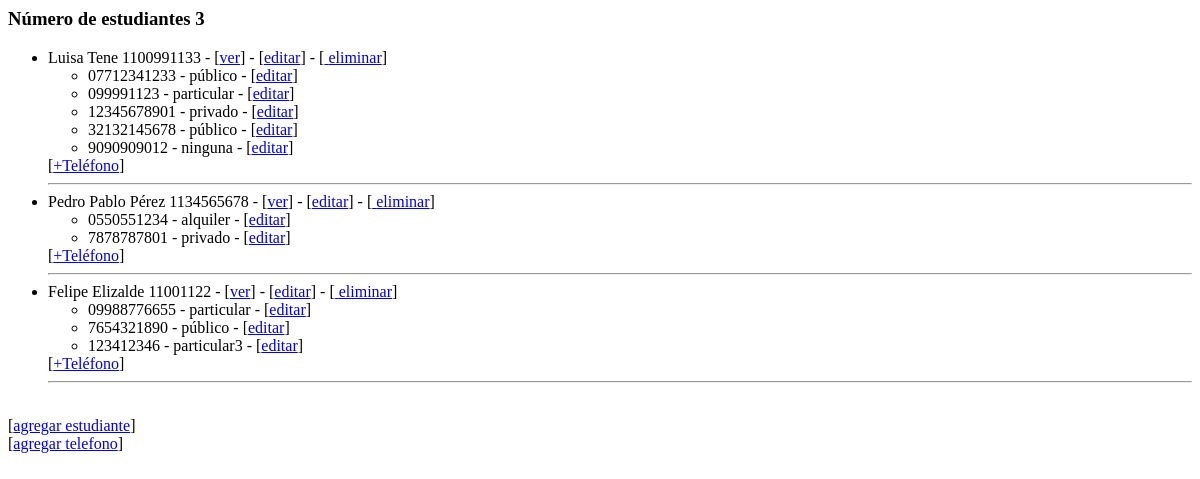
Before: / with the older database file.
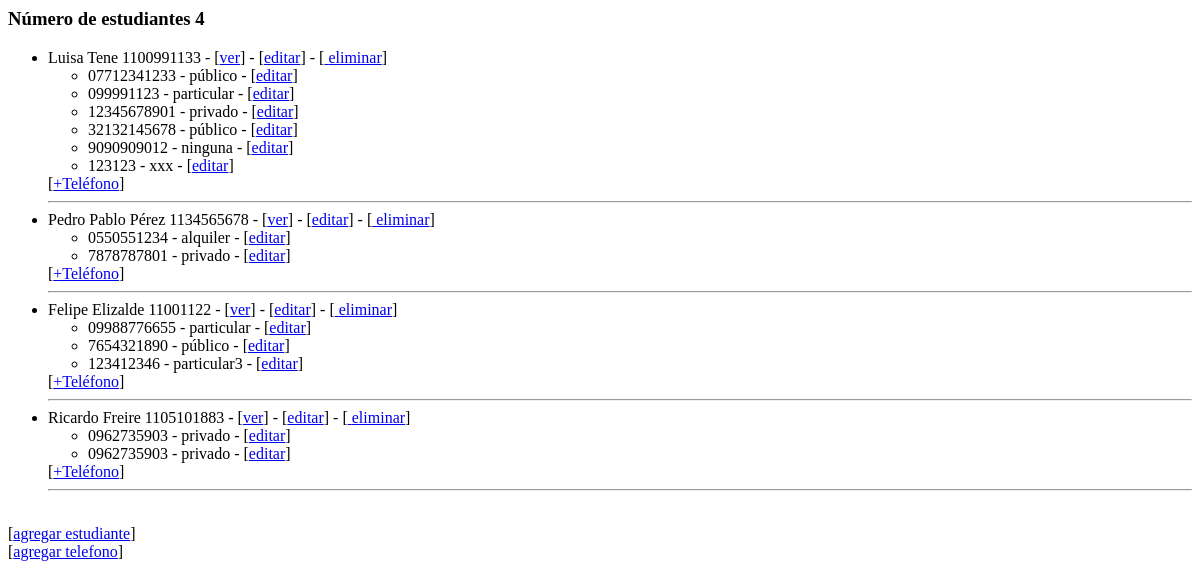
After: the same page with the newer database file.
### administrativo/models.py (models this page shows, shortened)
class Estudiante(models.Model):
    nombre = models.CharField(max_length=30)
    apellido = models.CharField(max_length=30)
    cedula = models.CharField(max_length=30, unique=True)
    def __str__(self):
        return "%s %s %s" % (self.nombre,
                self.apellido,
                self.cedula)

class NumeroTelefonico(models.Model):
    telefono = models.CharField(max_length=100)
    tipo = models.CharField(max_length=100)
    estudiante = models.ForeignKey(Estudiante, on_delete=models.CASCADE,
            related_name="numeros_telefonicos")

### administrativo/views.py (the view)
# urls.py: path('', views.index, name='index'),
def index(request):
    estudiantes = Estudiante.objects.all()
    informacion_template = {'estudiantes': estudiantes, 'numero_estudiantes': len(estudiantes)}
    return render(request, 'index.html', informacion_template)

### administrativo/templates/index.html (shortened to what this page needs)
<h3>Número de estudiantes {{ numero_estudiantes }}</h3>
<ul>
 {% for e in estudiantes %}
  <li>
    {{e}} - [<a href="{% url 'obtener_estudiante' e.id %}">ver</a>] -
    [<a href="{% url 'editar_estudiante' e.id %}">editar</a>] -
    [<a href="{% url 'eliminar_estudiante' e.id %}"
      onclick="return confirm('¿Está seguro de la eliminación?')" >
      eliminar</a>]
      <ul>
        {% for t in e.numeros_telefonicos.all %}
          <li>
            <span>{{t.telefono}} - {{t.tipo}} - [<a href="{% url 'editar_numero_telefonico' t.id %}">editar</a>] </span>
          </li>
        {% endfor %}
      </ul>
    [<a href="{% url 'crear_numero_telefonico_estudiante' e.id%}">+Teléfono</a>]
  </li>
  <hr />
{% endfor %}
</ul>
[<a href="{% url 'crear_estudiante' %}">agregar estudiante</a>]
[<a href="{% url 'crear_numero_telefonico' %}">agregar telefono</a>]

Changed rows visible on the page:
added NumeroTelefonico: telefono "123123", tipo "xxx", shown under Estudiante "Luisa Tene 1100991133"
added Estudiante: nombre+apellido+cedula "Ricardo Freire 1105101883"
added NumeroTelefonico: telefono "0962735903", tipo "privado", shown under "Ricardo Freire 1105101883"
added NumeroTelefonico: telefono "0962735903", tipo "privado", shown under "Ricardo Freire 1105101883"
Other visible differences:
{{ numero_estudiantes }}: "3" → "4"
